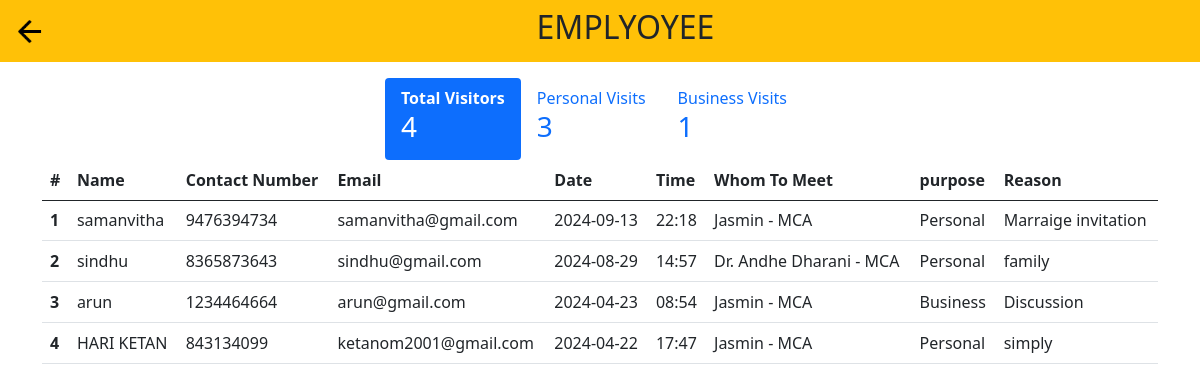
/others (signed in), run on the app's committed database.
### tables this page shows
CREATE TABLE "register1" (
	"name"	TEXT,
	"contact_number"	INTEGER,
	"email"	TEXT,
	"date"	TEXT,
	"time"	TEXT,
	"whom_to_meet"	TEXT,
	"purpose"	TEXT,
	"reason"	TEXT,
	"photo"	TEXT,
	"status"	TEXT,
	"id"	INTEGER,
	"department"	TEXT,
	PRIMARY KEY("id" AUTOINCREMENT)
);

### app.py (the view)
@app.get("/others", response_class=HTMLResponse)
def others(request:Request):
    email = request.session.get('email')
    conn = sqlite3.connect("app.db")
    cursor = conn.cursor()
    cursor.execute("SELECT department FROM users WHERE email=?", (email,))
    department = cursor.fetchone()[0]
    cursor.execute("SELECT COUNT(*) FROM register1 WHERE whom_to_meet LIKE ? ORDER BY id DESC", ('% - ' + department,))
    total_visitors = cursor.fetchone()
    cursor.execute("SELECT COUNT(*) FROM register1 WHERE whom_to_meet LIKE ? and purpose='Personal' ORDER BY id DESC", ('% - ' + department,))
    visitors_personal = cursor.fetchone()
    cursor.execute("SELECT COUNT(*) FROM register1 WHERE whom_to_meet LIKE ? and purpose='Business' ORDER BY id DESC", ('% - ' + department,))
    visitors_business = cursor.fetchone()
    cursor.execute("SELECT * FROM register1 WHERE whom_to_meet LIKE ? ORDER BY id DESC", ('% - ' + department,))
    teacher_meeting = cursor.fetchall()
    cursor.execute("SELECT * FROM register1 WHERE whom_to_meet LIKE ? and purpose='Personal' ORDER BY id DESC", ('% - ' + department,))
    teacher_meeting_personal = cursor.fetchall()
    cursor.execute("SELECT * FROM register1 WHERE whom_to_meet LIKE ? and purpose='Business' ORDER BY id DESC", ('% - ' + department,))
    teacher_meeting_business = cursor.fetchall()
    orders = db.executeQuery("select * from register1 order by id DESC")
    return templates.TemplateResponse("others.html",{"request":request,"orders":orders, "teacher_meeting":teacher_meeting, "teacher_meeting_personal":teacher_meeting_personal, "teacher_meeting_business":teacher_meeting_business,  "total_visitors":total_visitors[0], "visitors_personal": visitors_personal[0], "visitors_business":visitors_business[0]})

### templates/others.html (shortened to what this page needs)
<!doctype html>
<html lang="en">
  <head>
    <link href="https://cdn.jsdelivr.net/npm/bootstrap@5.0.2/dist/css/bootstrap.min.css" rel="stylesheet">
  </head>
  <body>
    <nav class="navbar navbar-light bg-warning ">
      <div class="container-fluid">
         <a class="navbar-brand" href="FFdashboard">
          <img src="/static/images/baseline_arrow_back_black_24dp.png" width="35" height="35">
         </a>
         <h2 class="nav-item text-center">EMPLYOYEE</h2>
      </div>
  </nav>
  <div class="container mt-3">
    <div class="row">
    <ul class="nav nav-pills justify-content-center">
      <li class="nav-item">
       <a class="nav-link active" data-bs-toggle="tab" href="#Vtotal"><b>Total Visitors</b><br><h3>{{ total_visitors }}</h3></a>
      </li>
      <li class="nav-item">
       <a class="nav-link" data-bs-toggle="tab" href="#Vpersonal">Personal Visits<br><h3>{{ visitors_personal }}</h3></a>
      </li>
      <li class="nav-item">
        <a class="nav-link" data-bs-toggle="tab" href="#Vbusiness">Business Visits<br><h3>{{ visitors_business }}</h3></a>
      </li>
    </ul>
    </div>
  </div>
  <div class="tab-content">
    <div class="tab-pane container active" id="Vtotal">
      <div class="table-responsive">
        <table class="table">
          <thead>
            <tr>
              <th scope="col-md-5">#</th>
              <th>Name</th>
              <th class="th-lg">Contact Number</th>
              <th>Email</th>
              <th>Date</th>
              <th>Time</th>
              <th>Whom To Meet</th>
              <th>purpose</th>
              <th>Reason</th>
            </tr>
          </thead>
          <tbody>
            <tr>
              {% for meetings in teacher_meeting %}
                <tr>
                  <th scope="row">{{ loop.index }}</th>
                    <td>{{meetings[0]}}</td>
                    <td>{{meetings[1]}}</td>
                    <td>{{meetings[2]}}</td>
                    <td>{{meetings[3]}}</td>
                    <td>{{meetings[4]}}</td>
                    <td>{{meetings[5]}}</td>
                    <td>{{meetings[6]}}</td>
                    <td>{{meetings[7]}}</td>
                </tr>
                {% endfor %}
            </tr>
          </tbody>
        </table>
      </div>
    </div>
  </div>
  </body>
</html>

### data on the page
register1: name "samanvitha", contact_number "9476394734", email "samanvitha@gmail.com", date "2024-09-13", time "22:18", whom_to_meet "Jasmin - MCA", purpose "Personal", reason "Marraige invitation"
register1: name "sindhu", contact_number "8365873643", email "sindhu@gmail.com", date "2024-08-29", time "14:57", whom_to_meet "Dr. Andhe Dharani - MCA", purpose "Personal", reason "family"
register1: name "arun", contact_number "1234464664", email "arun@gmail.com", date "2024-04-23", time "08:54", whom_to_meet "Jasmin - MCA", purpose "Business", reason "Discussion"
register1: name "HARI KETAN", contact_number "843134099", email "ketanom2001@gmail.com", date "2024-04-22", time "17:47", whom_to_meet "Jasmin - MCA", purpose "Personal", reason "simply"

### other printed values
{{ total_visitors }} "4"
{{ visitors_personal }} "3"
{{ visitors_business }} "1"
